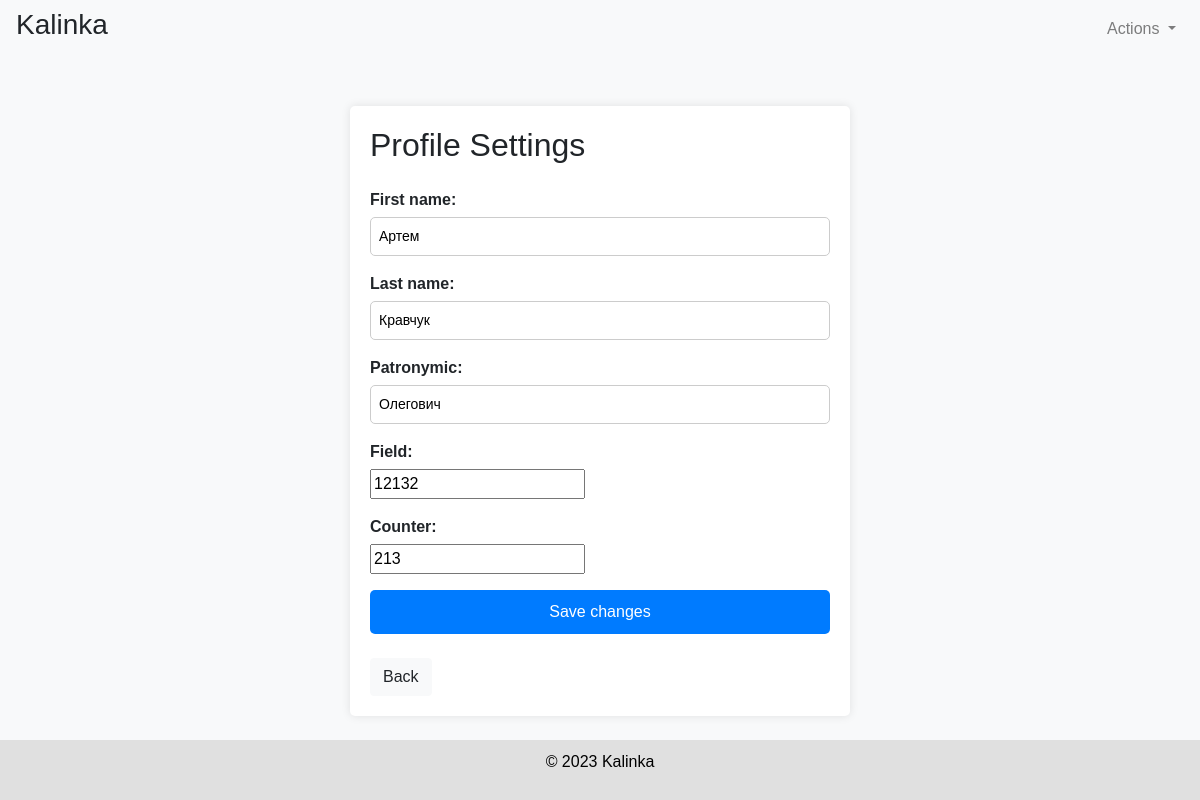
The app's page /settings/artem/ (signed in) with its own data.
### vebschet/models.py (models this page shows, shortened)
class UserProfile(models.Model):
    objects = None
    user = models.OneToOneField(User, on_delete=models.CASCADE)
    first_name = models.CharField(max_length=100, null=True, blank=True)
    last_name = models.CharField(max_length=100, null=True, blank=True)
    patronymic = models.CharField(max_length=100, null=True, blank=True)
    field = models.IntegerField(null=True, blank=True)
    counter = models.IntegerField(null=True, blank=True)
    class Meta:
        app_label = 'vebschet'

### vebschet/views.py (the view)
# urls.py: path('settings/<str:username>/', vebschet_views.settings, name='settings'),
@login_required
def settings(request, username):
    user_profile = get_user_profile(request, username)
    if request.method == 'POST':
        form = UserProfileForm(request.POST, instance=user_profile)
        if form.is_valid():
            for field in form.fields:
                if not form.cleaned_data[field]:
                    form.add_error(field, 'This field cannot be empty')
            if not form.errors:
                form.save()
                messages.success(request, 'Profile updated successfully')
                return redirect('counter', username=username)
    else:
        form = UserProfileForm(instance=user_profile)
    return render(request, 'vebschet/settings.html', {'form': form})

### vebschet/forms.py
class UserProfileForm(forms.ModelForm):
    class Meta:
        model = UserProfile
        fields = ['first_name', 'last_name', 'patronymic', 'field', 'counter']

### vebschet/utils.py (called while the page is built)
@login_required
def get_user_profile(request, username):
    if username != request.user.username:
        return redirect('profile', username=request.user.username)
    return request.user.userprofile

### vebschet/templates/vebschet/settings.html (shortened to what this page needs)
{% extends "base_generic.html" %}
{% block content %}
<div class="custom-container my-5">
  <h2 class="mb-4">Profile Settings</h2>
  <form method="POST" class="mb-4">
    {{ form.as_p }}
    <button type="submit" class="btn btn-primary">Save changes</button>
  </form>
  <a href="{% url 'counter' username=request.user.username %}" class="btn btn-light">Back</a>
</div>
{% endblock %}

### vebschet/templates/vebschet/base_generic.html (style rules this page uses)
body { background-color: #f8f9fa; font-family: Arial, sans-serif; }
.custom-container { max-width: 500px; margin: 0 auto; padding: 20px; background-color: #ffffff; border-radius: 5px; box-shadow: 0 0 10px rgba(0, 0, 0, 0.1); }
button[type="submit"] { width: 100%; }

### vebschet/templates/vebschet/settings.html (style rules this page uses)
form { text-align: left; margin-bottom: 20px; }
label { font-weight: bold; display: block; margin-bottom: 5px; }
input[type="text"] { width: 100%; padding: 8px; font-size: 14px; border: 1px solid #ccc; border-radius: 5px; -webkit-appearance: none; -moz-appearance: none; appearance: none; }
button[type="submit"] { display: flex; justify-content: center; align-items: center; padding: 10px 20px; font-size: 16px; background-color: #007bff; border: none; color: #fff; border-radius: 5px; cursor: pointer; margin-bottom: 15px; }

### records on screen
UserProfile: first_name "Артем", last_name "Кравчук", patronymic "Олегович", field "12132", counter "213"
